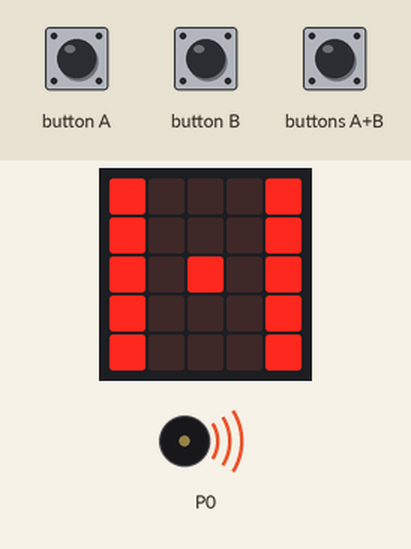
Recording of a program running on a simulated BBC micro:bit (MakeCode). On the bench: the board's 5×5 LED display, buzzer (waves = sounding). Inputs (shaded band) come from the test bench.

Above: at 1.6 s.
1.7 s: button A pressed for 0.15 s
At 2.2 s:
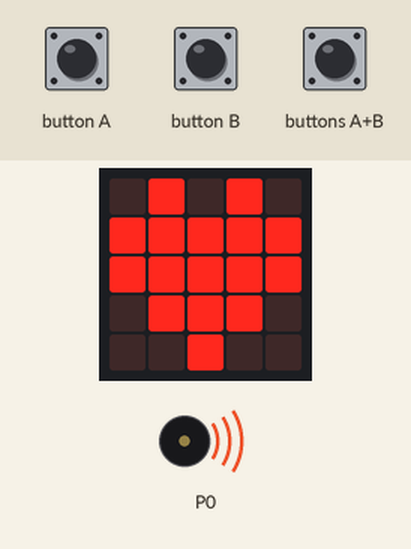
2.4 s: button B pressed for 0.15 s
At 2.73 s:
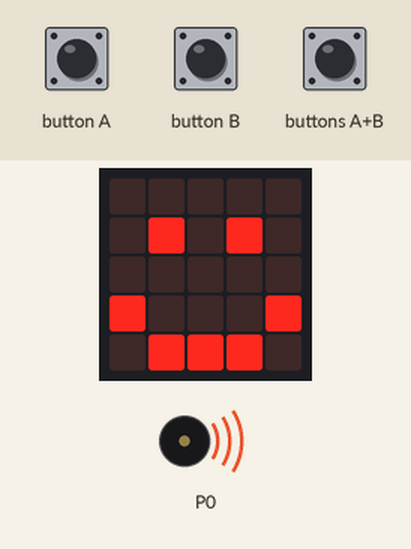
3.1 s: buttons A+B pressed for 0.15 s
At 3.7 s:
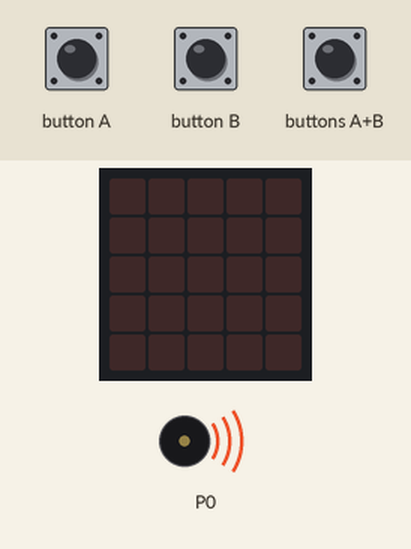
Timing chart, 0 to 12.8 s (numbered marks = the images above; inputs shaded):
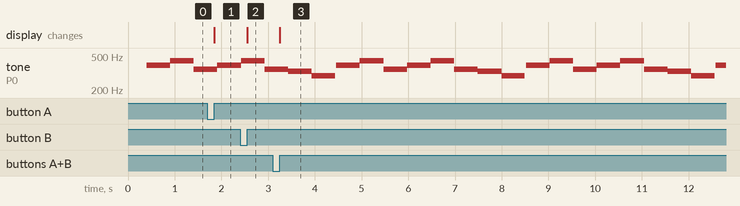

The program:

main.ts
```typescript
input.onButtonPressed(Button.A, function () {
    basic.showIcon(IconNames.Heart)
})
input.onButtonPressed(Button.AB, function () {
    basic.clearScreen()
})
input.onButtonPressed(Button.B, function () {
    basic.showIcon(IconNames.Happy)
})
basic.showLeds(`
    # . . . #
    # . . . #
    # . # . #
    # . . . #
    # . . . #
    `)
basic.forever(function () {
    music.playMelody("G A F G A F E D ", 120)
})
```

test.ts
```typescript
// ide kerülnek a tesztek; a rendszer ezt nem kompilálja, ha a csomagot bővítményként használják.
```

Measured:
- after the input at 1.7 s, the display: changes after 0.15 s (image 1)
- after the input at 2.4 s, the display: changes after 0.15 s (image 2)
- after the input at 3.1 s, the display: changes after 0.15 s (image 3)
- by itself, tone on P0: repeats every 4.1 s: 294 Hz 0.50 s, silent 0.03 s, 392 Hz 0.51 s, 440 Hz 0.51 s, 349 Hz 0.51 s, 392 Hz 0.51 s, 440 Hz 0.51 s, 349 Hz 0.51 s, 330 Hz 0.51 s
